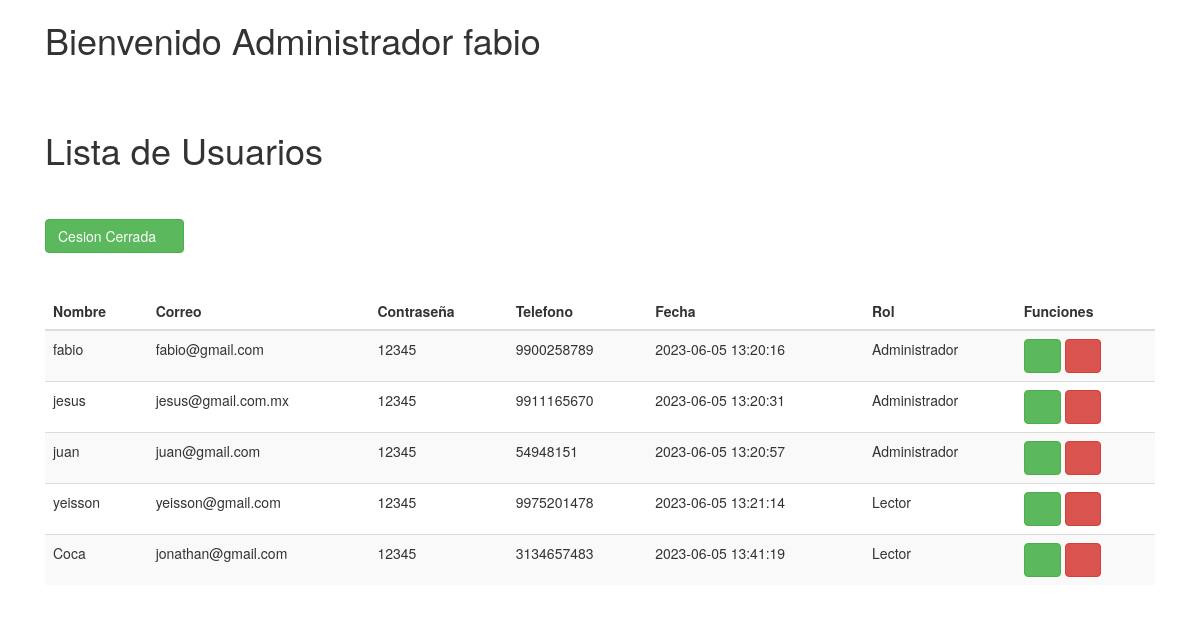
/administrador/View/user.php (signed in), run on the app's committed database.
### tables this page shows
CREATE TABLE `user` (
  `id` int(11) NOT NULL,
  `nombre` varchar(50) NOT NULL,
  `correo` varchar(50) NOT NULL,
  `telefono` varchar(50) NOT NULL,
  `password` varchar(50) NOT NULL,
  `fecha` timestamp NOT NULL DEFAULT current_timestamp() ON UPDATE current_timestamp(),
  `rol` int(11) NOT NULL
);

CREATE TABLE `permisos` (
  `id` int(11) NOT NULL,
  `rol` varchar(50) NOT NULL
);

### administrador/View/user.php (the view, shortened to what this page needs)
<?php
require_once ("../../db/conexion.php");
?>
<!DOCTYPE html>
<html lang="en">
<head>
  <link rel="stylesheet" href="../../css/fontawesome-all.min.css">
  <link rel="stylesheet" href="../../css/bootstrap.min.css">
</head>
  <div class="container is-fluid">
      <div class="col-xs-12">
        <h1>Bienvenido Administrador <?php echo $_SESSION['nombre']; ?> </h1>
        <br>
        <br>
        <h1>Lista de Usuarios</h1>
        <br>
        <br>
        <div>
          <a class="btn btn-success" href="../Model/sesion/cerrarSesion.php">Cesion Cerrada
          <i class="fa fa-power-off" aria-hidden="true"></i></a>
        </div>
        <br>
        <br>
        <table class="table table-striped table-dark " id= "table_id">
            <thead>
              <tr>
                <th>Nombre</th>
                <th>Correo</th>
                <th>Contraseña</th>
                <th>Telefono</th>
                <th>Fecha</th>
                <th>Rol</th>
                <th>Funciones</th>
              </tr>
            </thead>
            <tbody>
              <?php
              $SQL = "SELECT user.id, user.nombre, user.correo, user.password, user.telefono,
              user.fecha, permisos.rol FROM user LEFT JOIN permisos
              ON user.rol = permisos.id";
              $dato = mysqli_query($conexion, $SQL);
              if($dato -> num_rows >0){
                while($fila = mysqli_fetch_array($dato)){
              ?>
              <tr>
                <td><?php echo $fila['nombre']; ?>  </td>
                <td><?php echo $fila['correo']; ?>  </td>
                <td><?php echo $fila['password']; ?></td>
                <td><?php echo $fila['telefono']; ?></td>
                <td><?php echo $fila['fecha']; ?>   </td>
                <td><?php echo $fila['rol']; ?>     </td>
              <td>
                <a class="btn btn-success" href="editar_user.php?id=<?php echo $fila['id']?> ">
                <i class="fa fa-edit"></i> </a>
                <a class="btn btn-danger" href="eliminar_user.php?id=<?php echo $fila['id']?>">
                <i class="fa fa-trash"></i></a>
              </td>
              </tr>
              <?php
              }
              }else{
                ?>
                <tr class="text-cente">
                  <td colspan="16">No existen registros</td>
                </tr>
                <?php
                }
                ?>
            </tbody>
        </table>
</html>

### data on the page
user: nombre "fabio", correo "fabio@gmail.com", password "12345", telefono "9900258789", fecha "2023-06-05 13:20:16", rol.rol "Administrador"
user: nombre "jesus", correo "jesus@gmail.com.mx", password "12345", telefono "9911165670", fecha "2023-06-05 13:20:31", rol.rol "Administrador"
user: nombre "juan", correo "juan@gmail.com", password "12345", telefono "54948151", fecha "2023-06-05 13:20:57", rol.rol "Administrador"
user: nombre "yeisson", correo "yeisson@gmail.com", password "12345", telefono "9975201478", fecha "2023-06-05 13:21:14", rol.rol "Lector"
user: nombre "Coca", correo "jonathan@gmail.com", password "12345", telefono "3134657483", fecha "2023-06-05 13:41:19", rol.rol "Lector"

### other printed values
$_SESSION['nombre'] "fabio"
